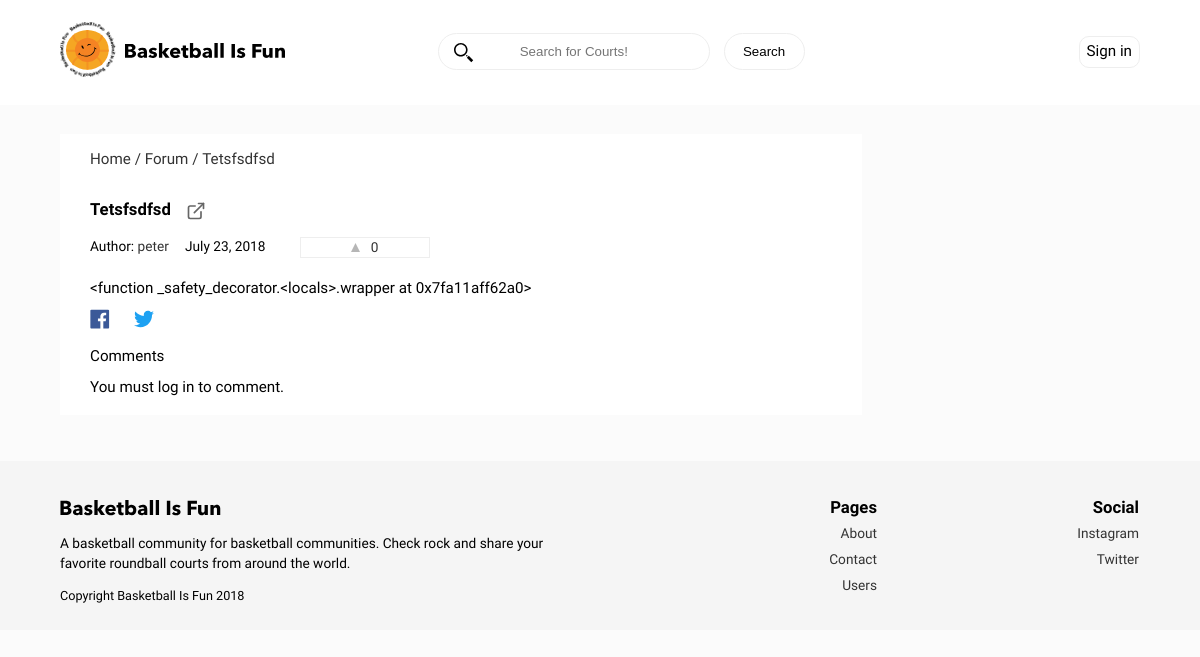
Screenshot of /forum/tetsfsdfsd/ with the database file from the repository.
### forum/models.py (models this page shows, shortened)
class Forum(models.Model):
    user = models.ForeignKey(settings.AUTH_USER_MODEL, default=1)
    title = models.CharField(max_length=120)
    slug = models.SlugField(unique=True)
    height_field = models.IntegerField(default=0)
    width_field = models.IntegerField(default=0)
    content = models.TextField()
    link = models.URLField(default="https://")
    likes = models.ManyToManyField(settings.AUTH_USER_MODEL, blank=True, related_name='forum_likes')
    draft = models.BooleanField(default=False)
    publish = models.DateField(auto_now_add=True)
    updated = models.DateTimeField(auto_now=True, auto_now_add=False)
    timestamp = models.DateTimeField(auto_now=False, auto_now_add=True)
    objects = ForumManager()
    def get_absolute_url(self):
        return reverse("forum:detail", kwargs={"slug": self.slug})
    def get_like_url(self):
        return reverse("forum:like-toggle", kwargs={"slug": self.slug})
    def get_api_like_url(self):
        return reverse("forum:like-api-toggle", kwargs={"slug": self.slug})
    class Meta:
        ordering = ["-timestamp", "-updated"]
    def get_markdown(self):
        content = self.content
        markdown_text = markdown(content)
        return mark_safe(markdown_text)
    @property
    def comments(self):
        instance = self
        qs = Comment.objects.filter_by_instance(instance)
        return qs
    @property
    def get_content_type(self):
        instance = self
        content_type = ContentType.objects.get_for_model(instance.__class__)
        return content_type

### accounts/models.py (models this page shows, shortened)
class User(AbstractBaseUser):
    username = models.CharField(max_length=255,
        unique=True,)
    email = models.EmailField(
        verbose_name='email address',
        max_length=255,
        unique=True,
    )
    image = models.ImageField(upload_to=upload_location,
        null=True,
        blank=True,
        width_field="width_field",
        height_field="height_field")
    active = models.BooleanField(default=True)
    staff = models.BooleanField(default=False) # a admin user; non super-user
    admin = models.BooleanField(default=False) # a superuser
    height_field = models.IntegerField(default=0)
    width_field = models.IntegerField(default=0)
    USERNAME_FIELD = 'username'
    REQUIRED_FIELDS = [] # Email & Password are required by default.
    objects = UserManager()

### forum/views.py (the view, shortened to what this page needs)
# urls.py: url(r'^(?P<slug>[\w-]+)/$', forum_detail, name='detail'),
def forum_detail(request, slug=None):
	instance = get_object_or_404(Forum, slug=slug)
	if instance.publish > timezone.now().date() or instance.draft:
		if not request.user:
			raise Http404
	share_string = quote_plus(instance.content)
	initial_data = {
			"content_type": instance.get_content_type,
			"object_id": instance.id
	}
	form = CommentForm(request.POST or None, initial=initial_data)
	comments = instance.comments
	context = {
		"title": instance.title,
		"instance": instance,
		"link": instance.link,
		"share_string": share_string,
		"comments": comments,
		"comment_form":form,
	}
	return render(request, "forum_detail.html", context)

### comments/forms.py
class CommentForm(forms.Form):
	content_type = forms.CharField(widget=forms.HiddenInput)
	object_id = forms.IntegerField(widget=forms.HiddenInput)
	content = forms.CharField(label='',	widget=forms.Textarea)

### comments/models.py (called while the page is built)
    def filter_by_instance(self, instance):
        content_type = ContentType.objects.get_for_model(instance.__class__)
        obj_id = instance.id
        qs = super(CommentManager, self).filter(content_type=content_type, object_id= obj_id).filter(parent=None)
        return qs

### posts/templatetags/urlify.py (called while the page is built)
@register.filter
def urlify(value):
	return quote_plus(value)

### templates/forum_detail.html (shortened to what this page needs)
{% extends "base.html" %}
{% load urlify %}
{% load crispy_forms_tags %}
 {% block container-page %}forum-detail{% endblock container-page %}
{% block post_detail_link %}
<div class="forum-content--detail">
    <ol class="breadcrumb">
        <li ><a href='/'>Home /</a> </li>
        <li ><a href='{% url "forum:list" %}'>Forum /</a> </li>
        <li><a href='{{ instance.get_absolute_url }}'> {{instance.title}} </a></li>
    </ol>
{% endblock  %}
{% block content %}
<div class="forum-content--post">
  <div class="forum-content--title">
      <h3>{{ title }} <small>{% if instance.draft %}<span style='color:red;'>Draft</span> {% endif %}</small></h3>
{% if instance.link %} <a href="{{ instance.link }}" target="_blank"> </a> {% endif %}
  </div>
<div class="caption">
<p>Author: <a href="/profiles/{{ instance.user.username }}">{{ instance.user.username }}</a></p>
<p>{{ instance.publish }}</p>
<a class='like-btn forum-detail' data-href='{{ instance.get_api_like_url }}' data-likes='{{ instance.likes.count }}' href='{{ instance.get_like_url }}'>  {{ instance.likes.count }} </a>
    </div>
   <div class='post-detail-item'>{{ instance.get_markdown }}</div>
<a href="https://www.facebook.com/sharer/sharer.php?u={{ request.build_absolute_uri }}={{ share_string }}">
</a>
<a href="https://twitter.com/home?status={{ instance.content|truncatechars:80|urlify }}%20{{ request.build_absolute_uri }}={{ share_string }}">
</a>
    <div>
        <p class='lead'>Comments</p>
        {% if request.user.is_authenticated %}
        <form method="POST" action="."> {% csrf_token %}
            {{ comment_form|crispy }}
            <input type='submit' value='Post comment' class='search-button '>
        </form>
        {% else %}
        <p>You must log in to comment.</p>
        {% endif %}
    </div>
</div>
</div>
{% endblock content %}

### static/css/main.css (style rules this page uses)
li,nav ul li { list-style:none }
body { font-family:'Fira Sans',sans-serif;border:0;padding:0;font-weight:300;-webkit-text-size-adjust:100%;-webkit-font-feature-settings:"kern" 1;-moz-font-feature-settings:"kern" 1;-o-font-feature-settings:"kern" 1;font-feature-settings:"kern" 1;font-kerning:normal;background-color:#fbfbfb;line-height:1.4;font-size:.95em;overflow-x:hidden }
body,html { min-height:100%;margin:0 }
a { color:#333;text-decoration:none }
p { margin:10px 0 }
h1,h2,h3,h4 { margin:0 }
.breadcrumb { background:#fff;padding:15px;margin:14px 0 0;grid-column:1/4 }
.breadcrumb li { display:inline }
h3 { font-size:1.1em;line-height:1;margin:0;padding:8px 0 0 }
.lead { font-weight:400 }
.post-detail-item { padding:10px 0 }
.forum-content--detail { grid-column:1/4;margin:1em 0 0;max-width:100% }
.court-listing.breadcrumb,.forum-content--detail .breadcrumb { padding-left:30px }
.like-btn.forum-detail,.post-content { border:1px solid #eee }
.forum-content--icon,.like-btn { text-align:center;-webkit-transition:all .1s ease 0s;-moz-transition:all .1s ease 0s;-o-transition:all .1s ease 0s;transition:all .1s ease 0s }
.forum-content--post,.page-content--full { background:#fff;padding:7px 30px;margin:0 }
.forum-content--title { display:grid;grid-template-columns:minmax(max-content,27px) 20px;grid-column-gap:1em }
.caption,.pagination { display:grid;grid-column-gap:2rem }
.forum-content--title svg { padding:8px 0 0 }
.caption { grid-template-columns:minmax(max-content,80px) minmax(100px,100px) 130px minmax(max-content,80px);grid-gap:15px;font-size:.9em;padding:0 }
.caption a { margin:10px 0 }
.caption p { height:auto }
.caption a svg { margin-right:7px }
.social { max-width:20px;margin-left:20px }

### rows the page displays
Forum: title "Tetsfsdfsd", user.username "peter", publish "July 23, 2018", likes.count "0", get_markdown "<function _safety_decorator.<locals>.wrapper at 0x7fa11aff62a0>"
